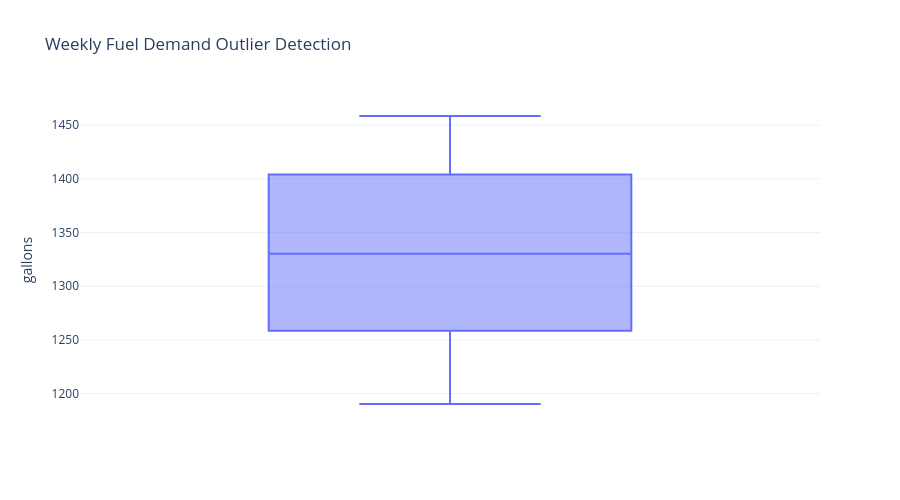

Notebook code for this chart:
### Code cell
# =====================================================
# Box Plot for Outliers
# =====================================================

fig = px.box(
    weekly_fuel,
    y="gallons",
    title="Weekly Fuel Demand Outlier Detection"
)

fig.update_layout(
    template="plotly_white",
    height=500
)

fig.show()

### Figure 1 — Plotly figure (JSON) as saved in the notebook; plotly's stock layout.template omitted (floating-point values rounded to 4 significant figures)
{"data": [{"alignmentgroup": "True", "hovertemplate": "gallons=%{y}<extra></extra>", "legendgroup": "", "marker": {"color": "#636efa"}, "name": "", "notched": false, "offsetgroup": "", "orientation": "v", "showlegend": false, "type": "box", "x0": " ", "xaxis": "x", "y": [1230.0, 1216.0, 1250.0, 1236.0, 1240.0, 1292.0, 1266.0, 1304.0, 1340.0, 1278.0, 1316.0, 1315.0, 1309.0, 1278.0, 1400.0, 1429.0, 1399.0, 1398.0, 1380.0, 1372.0, 1405.0, 1459.0, 1451.0, 1409.0, 1411.0, 1431.0, 1420.0, 1404.0, 1416.0, 1448.0, 1424.0, 1394.0, 1409.0, 1402.0, 1364.0, 1416.0, 1328.0, 1349.0, 1320.0, 1283.0, 1332.0, 1298.0, 1255.0, 1252.0, 1276.0, 1258.0, 1226.0, 1241.0, 1236.0, 1223.0, 1225.0, 1236.0, 1229.0, 1216.0, 1260.0, 1230.0, 1218.0, 1234.0, 1259.0, 1298.0, 1275.0, 1317.0, 1328.0, 1327.0, 1377.0, 1367.0, 1360.0, 1405.0, 1369.0, 1364.0, 1423.0, 1404.0, 1418.0, 1355.0, 1418.0, 1419.0, 1421.0, 1399.0, 1418.0, 1437.0, 1404.0, 1422.0, 1389.0, 1389.0, 1434.0, 1406.0, 1408.0, 1402.0, 1333.0, 1311.0, 1333.0, 1333.0, 1272.0, 1301.0, 1289.0, 1284.0, 1264.0, 1255.0, 1201.0, 1212.0, 1190.0, 1220.0, 1229.0, 1224.0], "y0": " ", "yaxis": "y"}], "layout": {"boxmode": "group", "height": 500, "legend": {"tracegroupgap": 0}, "title": {"text": "Weekly Fuel Demand Outlier Detection"}, "xaxis": {"anchor": "y", "domain": [0, 1]}, "yaxis": {"anchor": "x", "domain": [0, 1], "title": {"text": "gallons"}}}}
